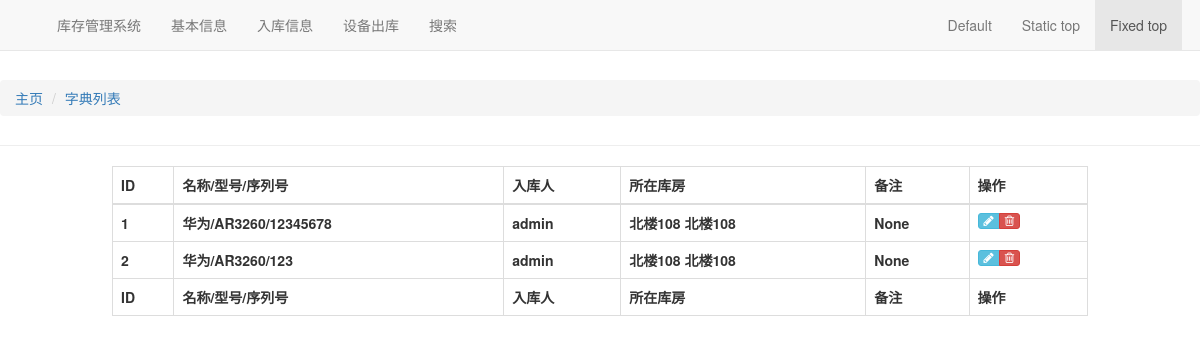
Screenshot of /stock/deviceins with the database file from the repository.
### stock/models.py (models this page shows, shortened)
class DeviceIn(CommonInfo):
    device = models.ForeignKey(
        Device,
        on_delete=models.SET_NULL,
        blank=True,
        null=True,
    )
    warehouse = models.ForeignKey(
        Warehouse,
        on_delete=models.SET_NULL,
        blank=True,
        null=True,
    )
    employee = models.ForeignKey(
        UserProfile,
        on_delete=models.SET_NULL,
        blank=True,
        null=True,
    )
    class Meta:
        verbose_name = '设备入库表'
        verbose_name_plural = '设备入库表'

### asset/models.py (models this page shows, shortened)
class Device(CommonInfo):
    status_choice = (
        (1, '在库中'),
        (2, '已出库'),
    )
    good_choice = (
        (1, '故障'),
        (5, '良好'),
    )
    brand = models.ForeignKey(Wordbook,
                              blank=True,
                              on_delete=models.SET_NULL,
                              related_name='device_brands',
                              null=True,
                              verbose_name="名称")
    model = models.ForeignKey(Wordbook,
                              blank=True,
                              on_delete=models.SET_NULL,
                              related_name='device_models',
                              null=True,
                              verbose_name="型号")
    sn = models.CharField(max_length=100, verbose_name="设备编码", db_index=True)
    classification = models.ForeignKey(Wordbook,
                                       blank=True,
                                       on_delete=models.SET_NULL,
                                       related_name='device_classifications',
                                       null=True,
                                       verbose_name="类型")
    good = models.IntegerField(default=5,
                               choices=good_choice,
                               verbose_name="设备状态")
    value = models.DecimalField(default=0,
                                max_digits=10,
                                decimal_places=2,
                                verbose_name="价格")
    asset = models.CharField(max_length=100,
                             blank=True,
                             null=True,
                             verbose_name="资产编码")
    sap = models.CharField(max_length=100,
                           blank=True,
                           null=True,
                           verbose_name="SAP")
    status = models.IntegerField(default=1,
                                 choices=status_choice,
                                 verbose_name="状态")
    warehouse = models.ForeignKey(Warehouse,
                                  on_delete=models.SET_NULL,
                                  blank=True,
                                  null=True,
                                  verbose_name="所在库房")
    location = models.CharField(max_length=50,
                                blank=True,
                                null=True,
                                verbose_name="位置")
    def get_device_display(self):
        return u'{0}/{1}/{2}'.format(self.brand.name, self.model.name, self.sn)
    class Meta:
        verbose_name = '设备表'
        verbose_name_plural = '设备表'

### basic/models.py (models this page shows, shortened)
class CommonInfo(models.Model):
    check_choice = (
        (True, u'已审核'),
        (False, u'未审核'),
    )
    attach = models.FileField(upload_to='attachment/%Y/%m/%d',
                              verbose_name='附件',
                              blank=True,
                              null=True)
    check = models.BooleanField(default=False,
                                choices=check_choice,
                                verbose_name=u"是否审核")
    create_date = models.DateTimeField(blank=True,
                                       null=True,
                                       auto_now_add=True,
                                       verbose_name=u"创建时间")
    modify_date = models.DateTimeField(blank=True,
                                       null=True,
                                       auto_now=True,
                                       verbose_name=u"修改时间")
    description = models.CharField(max_length=100,
                                   blank=True,
                                   null=True,
                                   verbose_name=u"备注")
    class Meta:
        app_label = 'stock'
        abstract = True
        ordering = ['-modify_date']

class Wordbook(CommonInfo):
    name = models.CharField(max_length=30,
                            unique=True,
                            verbose_name=u"名称",
                            db_index=True)
    class Meta:
        verbose_name = u'字典表'
        verbose_name_plural = u'字典表'

class Warehouse(CommonInfo):
    name = models.CharField(max_length=30,
                            unique=True,
                            verbose_name=u"名称",
                            db_index=True)
    location = models.CharField(max_length=50, unique=True, verbose_name=u"位置")
    def __str__(self):
        return self.name + ' ' + self.location
    class Meta:
        verbose_name = u'库房表'
        verbose_name_plural = u'库房表'

### user/models.py (models this page shows)
class UserProfile(CommonInfo):
    user = models.OneToOneField(User,
                                on_delete=models.CASCADE,
                                related_name='profile')
    name = models.CharField('姓名', max_length=50, blank=True, null=True)
    department = models.ForeignKey(Wordbook,
                                   on_delete=models.SET_NULL,
                                   related_name='dep_users',
                                   blank=True,
                                   null=True)
    team = models.ForeignKey(Wordbook,
                             on_delete=models.SET_NULL,
                             related_name='team_users',
                             blank=True,
                             null=True)
    role = models.ForeignKey(Role,
                             on_delete=models.SET_NULL,
                             blank=True,
                             null=True,
                             verbose_name=u"角色")
    phone = models.CharField('固定电话', max_length=50, blank=True, null=True)
    mobile = models.CharField('电话', max_length=50, blank=True, null=True)
    class Meta:
        verbose_name = '用户信息'
    def __str__(self):
        return self.user.__str__()

### stock/views.py (the view)
# urls.py: path('deviceins', DeviceInList.as_view(), name='deviceins'),
class DeviceInList(ListView):
    model = DeviceIn

### templates/stock/devicein_list.html (shortened to what this page needs)
{% extends 'base.html' %}
{% block breadcrumb %}
<li id="orbit"><a href="{%url 'basic:wordbooks' %}">字典列表</a></li>
{% endblock %}
{% block maincontent %}
<div id="data" class="col-md-10 col-md-offset-1">
	<table id='dataTable' class='table table-bordered table-hover' cellspacing='0' width='100%'>
		<thead>
			<tr>
				<th>ID</th>
				<th>名称/型号/序列号</th>
				<th>入库人</th>
				<th>所在库房</th>
				<th>备注</th>
				<th>操作</th>
			</tr>
		</thead>
		{% if object_list %}
		{% for d in object_list %}
		<tr>
			<th>{{ d.id }}</th>
			<th>{{ d.device.get_device_display }}</th>
			<th>{{ d.employee }}</th>
			<th>{{ d.warehouse }}</th>
			<th>{{ d.description }}</th>
			<th>
				<div class="hidden-sm hidden-xs btn-group">
					<a class="btn btn-xs btn-info" href="{% url 'asset:edit_device' d.id %}">
						<i class="ace-icon fa fa-pencil bigger-120"></i>
					</a>
					<a class="btn btn-xs btn-danger" href="{% url 'asset:delete_device' d.id %}">
						<i class="ace-icon fa fa-trash-o bigger-120"></i>
					</a>
				</div>
			</th>
		</tr>
		{% endfor %}
		{% else %}
		<tr>
			<th><strong>There are no devices present.</strong></th>
		</tr>
		{% endif %}
		<tfoot>
			<tr>
				<th>ID</th>
				<th>名称/型号/序列号</th>
				<th>入库人</th>
				<th>所在库房</th>
				<th>备注</th>
				<th>操作</th>
			</tr>
		</tfoot>
	</table>
</div>
{% endblock %}

### rows the page displays
DeviceIn: id "1", device.device "华为/AR3260/12345678", employee "admin", warehouse "北楼108 北楼108", description "None"
DeviceIn: id "2", device.device "华为/AR3260/123", employee "admin", warehouse "北楼108 北楼108", description "None"
